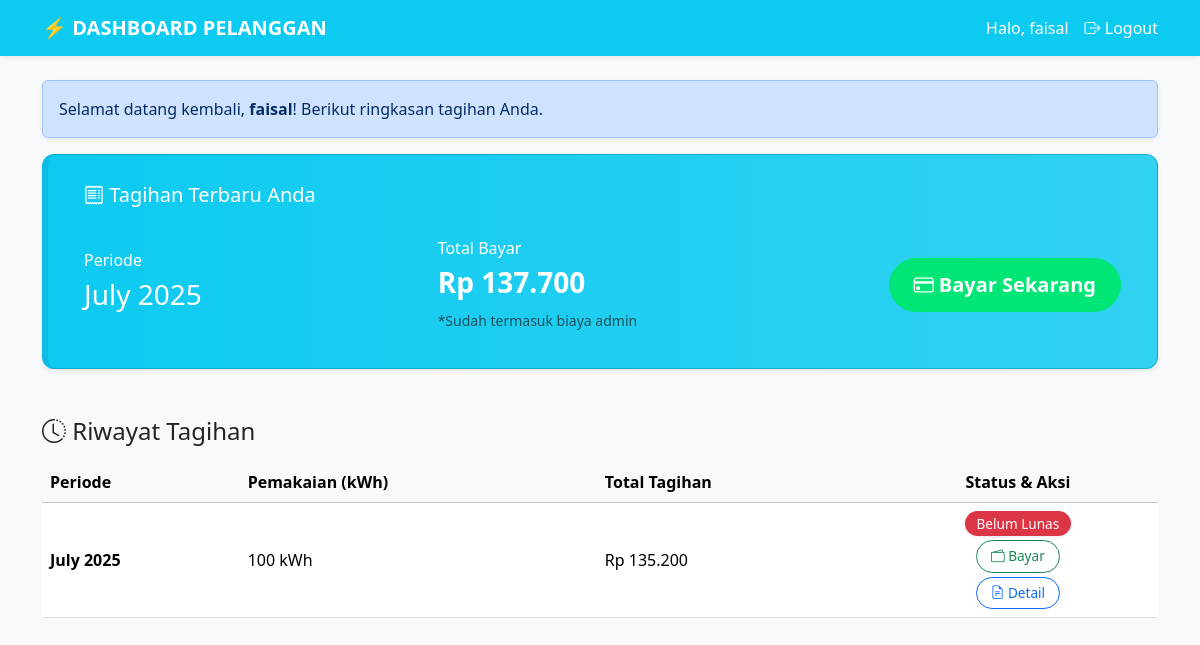
Screenshot of /pelanggan/index.php (signed in) with the database file from the repository.
### tables this page shows
CREATE TABLE `tagihan` (
  `id_tagihan` int(11) NOT NULL,
  `id_penggunaan` int(11) NOT NULL,
  `jumlah_meter` float NOT NULL,
  `total_bayar` decimal(12,2) NOT NULL,
  `status` enum('belum_lunas','diproses','lunas') NOT NULL DEFAULT 'belum_lunas'
);

CREATE TABLE `penggunaan` (
  `id_penggunaan` int(11) NOT NULL,
  `id_pelanggan` int(11) NOT NULL,
  `bulan` int(2) NOT NULL,
  `tahun` year(4) NOT NULL,
  `meter_awal` float NOT NULL,
  `meter_akhir` float NOT NULL
);

### pelanggan/index.php (the view, shortened to what this page needs)
<?php
require '../config/database.php';
$id_user = $_SESSION['id_user'];
$query_pelanggan = mysqli_query($koneksi, "SELECT id_pelanggan FROM pelanggan WHERE id_user = '$id_user'");
$data_pelanggan = mysqli_fetch_assoc($query_pelanggan);
$id_pelanggan = $data_pelanggan['id_pelanggan'];
$query_tagihan = "SELECT
                    tagihan.*,
                    penggunaan.bulan,
                    penggunaan.tahun,
                    penggunaan.meter_awal,
                    penggunaan.meter_akhir
                  FROM tagihan
                  JOIN penggunaan ON tagihan.id_penggunaan = penggunaan.id_penggunaan
                  WHERE penggunaan.id_pelanggan = '$id_pelanggan'
                  ORDER BY penggunaan.tahun DESC, penggunaan.bulan DESC";
$result_tagihan = mysqli_query($koneksi, $query_tagihan);
$query_terbaru = "SELECT * FROM ($query_tagihan) as semua_tagihan WHERE status = 'belum_lunas' LIMIT 1";
$result_terbaru = mysqli_query($koneksi, $query_terbaru);
$tagihan_terbaru = mysqli_fetch_assoc($result_terbaru);
require '../includes/header.php';
?>
<link rel="stylesheet" href="https://cdn.jsdelivr.net/npm/bootstrap-icons@1.11.3/font/bootstrap-icons.min.css">
<link rel="stylesheet" href="../assets/css/pelanggan_style.css">
<nav class="navbar navbar-expand-lg navbar-dark bg-info shadow-sm">
    <div class="container">
        <a class="navbar-brand fw-bold" href="index.php">⚡ DASHBOARD PELANGGAN</a>
        <div class="ms-auto d-flex align-items-center">
            <span class="nav-link text-white">Halo, <?= htmlspecialchars($_SESSION['nama_lengkap']); ?></span>
            <a class="nav-link text-white ms-3" href="../logout.php"><i class="bi bi-box-arrow-right"></i> Logout</a>
        </div>
    </div>
</nav>
<div class="container mt-4">
    <div class="alert alert-primary shadow-sm">
        Selamat datang kembali, <strong><?= htmlspecialchars($_SESSION['nama_lengkap']); ?></strong>! Berikut ringkasan
        tagihan Anda.
    </div>
    <?php if ($tagihan_terbaru): ?>
        <div class="card card-tagihan-utama shadow-sm mb-4">
            <div class="card-header border-0 bg-transparent">
                <h5 class="card-title"><i class="bi bi-receipt"></i> Tagihan Terbaru Anda</h5>
            </div>
            <div class="card-body">
                <div class="row align-items-center">
                    <div class="col-md-4 mb-3 mb-md-0">
                        <h6>Periode</h6>
                        <h3><?= date("F Y", mktime(0, 0, 0, $tagihan_terbaru['bulan'], 1, $tagihan_terbaru['tahun'])); ?>
                        </h3>
                    </div>
                    <div class="col-md-4 mb-3 mb-md-0">
                        <h6>Total Bayar</h6>
                        <h3 class="fw-bold">Rp <?= number_format($tagihan_terbaru['total_bayar'] + 2500, 0, ',', '.'); ?>
                        </h3>
                        <small class="text-muted">*Sudah termasuk biaya admin</small>
                    </div>
                    <div class="col-md-4 text-md-end">
                        <a href="bayar.php?id=<?= $tagihan_terbaru['id_tagihan']; ?>" class="btn btn-lg btn-success">
                            <i class="bi bi-credit-card"></i> Bayar Sekarang
                        </a>
                    </div>
                </div>
            </div>
        </div>
    <?php endif; ?>
    <h4 class="mb-3 mt-5"><i class="bi bi-clock-history"></i> Riwayat Tagihan</h4>
    <div class="table-responsive">
        <table class="table table-hover align-middle">
            <thead class="table-light">
                <tr>
                    <th>Periode</th>
                    <th>Pemakaian (kWh)</th>
                    <th>Total Tagihan</th>
                    <th class="text-center">Status & Aksi</th>
                </tr>
            </thead>
            <tbody>
                <?php if (mysqli_num_rows($result_tagihan) > 0): ?>
                    <?php mysqli_data_seek($result_tagihan, 0); ?>
                    <?php while ($row = mysqli_fetch_assoc($result_tagihan)): ?>
                        <?php
                        $jumlah_meter = $row['meter_akhir'] - $row['meter_awal'];
                        ?>
                        <tr>
                            <td><strong><?= date("F Y", mktime(0, 0, 0, $row['bulan'], 10)) ?></strong></td>
                            <td><?= $jumlah_meter; ?> kWh</td>
                            <td>Rp <?= number_format($row['total_bayar'], 0, ',', '.'); ?></td>
                            <td class="text-center">
                                <?php
                                if ($row['status'] == 'belum_lunas') {
                                    echo '<span class="badge rounded-pill bg-danger badge-status">Belum Lunas</span><br>';
                                    echo '<a href="bayar.php?id=' . $row['id_tagihan'] . '" class="btn btn-sm btn-outline-success mt-1"><i class="bi bi-wallet2"></i> Bayar</a>';
                                } elseif ($row['status'] == 'diproses') {
                                    echo '<span class="badge rounded-pill bg-warning text-dark badge-status">Diproses</span>';
                                } else {
                                    echo '<span class="badge rounded-pill bg-success badge-status">Lunas</span>';
                                }
                                ?>
                                <br>
                                <a href="detail_tagihan.php?id=<?= $row['id_tagihan']; ?>"
                                    class="btn btn-sm btn-outline-primary mt-1" title="Lihat Detail">
                                    <i class="bi bi-file-earmark-text"></i> Detail
                                </a>
                            </td>
                        </tr>
                    <?php endwhile; ?>
                <?php else: ?>
                    <tr>
                        <td colspan="4" class="text-center">Belum ada riwayat tagihan.</td>
                    </tr>
                <?php endif; ?>
            </tbody>
        </table>
    </div>
</div>
<?php require '../includes/footer.php'; ?>

### assets/css/pelanggan_style.css (style rules this page uses)
.card-tagihan-utama { background: linear-gradient(to right, #0dcaf0, #31d2f2); color: #fff; border-left: 6px solid #0bbbe3; border-radius: 12px; transition: box-shadow 0.3s ease-in-out; padding: 20px; }
.card-tagihan-utama h3, .card-tagihan-utama h6, .card-tagihan-utama .card-title { color: #fff; }
.card-tagihan-utama .btn-success { background: #00e676; border: none; font-weight: 600; padding: 12px 25px; transition: all 0.3s ease-in-out; border-radius: 50px; }
.badge-status { font-size: 0.85rem; padding: 6px 12px; font-weight: 500; border-radius: 1rem; box-shadow: 0 1px 3px rgba(0, 0, 0, 0.1); }
.table .btn-outline-success, .table .btn-outline-primary { font-size: 0.85rem; padding: 5px 14px; border-radius: 30px; margin-top: 5px; font-weight: 500; transition: 0.2s; }

### rows the page displays
tagihan: id_penggunaan.bulan "July 2025", id_penggunaan.meter_akhir "100", total_bayar "135.200"

### other values shown
$_SESSION['nama_lengkap'] "faisal"
$tagihan_terbaru['total_bayar'] + 2500 "137.700"
